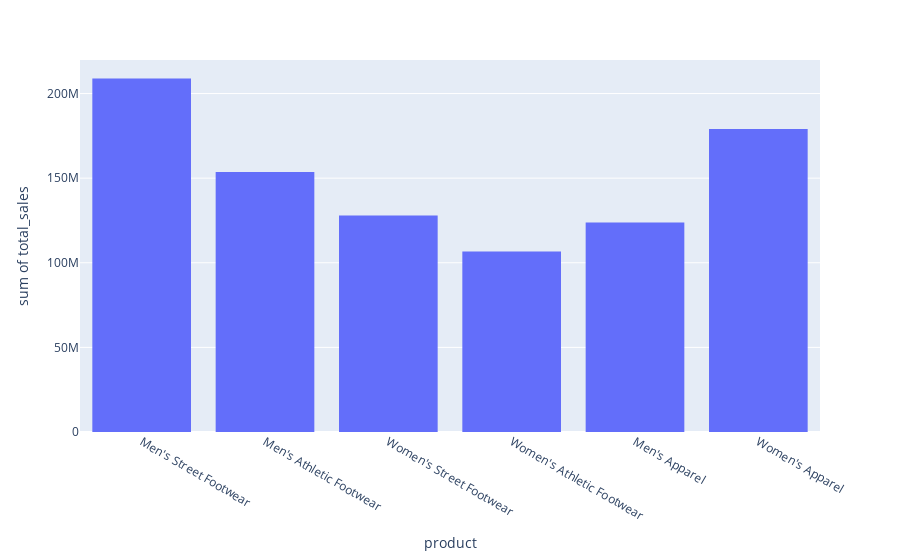

This figure's notebook cell:
### Code cell
#most valuable category
px.histogram(sales,x=sales['product'],y=sales['total_sales'])

### Figure 1 — Plotly figure (JSON) as saved in the notebook; plotly's stock layout.template omitted (floating-point values rounded to 4 significant figures; data arrays with more than 128 entries replaced by an {"elided": "..."} marker saying what was removed)
{"data": [{"alignmentgroup": "True", "bingroup": "x", "histfunc": "sum", "hovertemplate": "product=%{x}<br>sum of total_sales=%{y}<extra></extra>", "legendgroup": "", "marker": {"color": "#636efa", "pattern": {"shape": ""}}, "name": "", "offsetgroup": "", "orientation": "v", "showlegend": false, "type": "histogram", "x": {"elided": "9648 str values"}, "xaxis": "x", "y": {"elided": "9648 int values"}, "yaxis": "y"}], "layout": {"barmode": "relative", "legend": {"tracegroupgap": 0}, "margin": {"t": 60}, "xaxis": {"anchor": "y", "domain": [0, 1], "title": {"text": "product"}}, "yaxis": {"anchor": "x", "domain": [0, 1], "title": {"text": "sum of total_sales"}}}}
